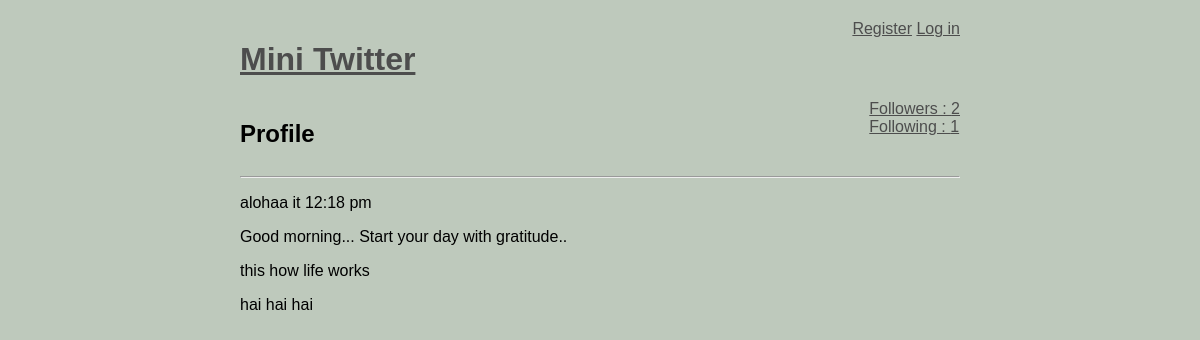
Page /user/nia on the earlier database version.
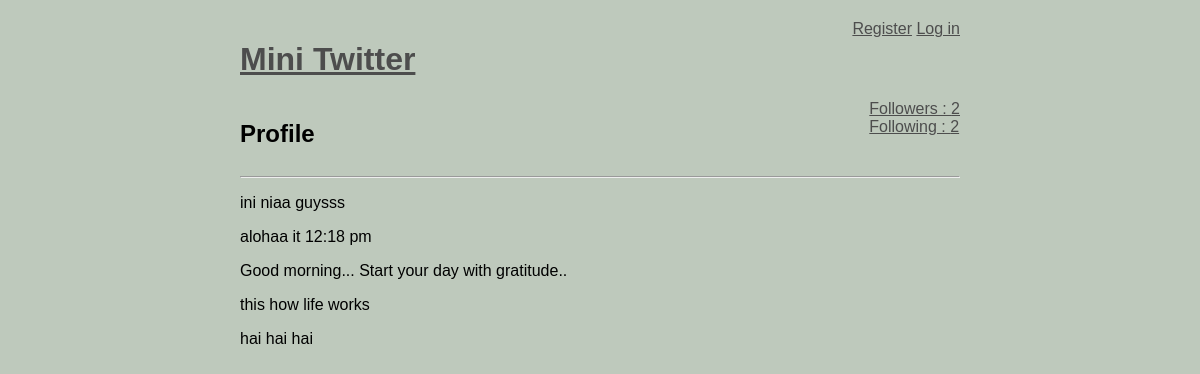
Same page on the later database version.
### models.py (models this page shows, shortened)
class BaseModel(Model):
    class Meta:
        database = database

class Message(BaseModel):
    user          = ForeignKeyField(User, backref = 'messages')
    content       = TextField()
    published_at  = DateTimeField(default=datetime.datetime.now())

### routes.py (the view)
@app.route('/user/<username>')
def user_profile(username):
    user = getUserOrAbort(username)
    messages = user.messages.order_by(Message.published_at.desc())
    return render_template('profile.html', messages=messages, user=user)

### models.py (called while the page is built)
    def following(self):
        return(User.select()
                   .join(Relationship, on=Relationship.to_user)
                   .where(Relationship.from_user == self)
                   .order_by(User.username))

    def follower(self):
        return(User.select()
                   .join(Relationship, on=Relationship.from_user)
                   .where(Relationship.to_user == self)
                   .order_by(User.username))

### routes.py (called while the page is built)
@app.before_request
def before_request():
    database.connect()

@app.after_request
def after_request(response):
    database.close()
    return response

def get_current_user():
    if session.get('logged_in'):
        return User.get(User.id == session['user_id'])

def getUserOrAbort(username):
    try:
        return User.get(User.username == username)
    except User.DoesNotExist:
        abort(404)

@app.context_processor
def _inject_user():
    return{'active_user': get_current_user()}

### templates/profile.html (shortened to what this page needs)
{% extends "layout.html" %}
{% block body %}
    <div id="flexy">
        <div class="">
            <h2>Profile {{ username }}</h2>
        </div>
        <div class="">
            <a href="{{url_for('show_follower', username=user.username)}}">Followers : {{ user.follower() | length }} </a> <br>
            <a href="{{url_for('show_following', username=user.username)}}">Following : {{ user.following() | length }}</a>
        </div>
    </div>
    <hr>
    {% for message in messages %}
        <p> {{ message.content }}</p>
    {% endfor %}
{% endblock %}

### templates/layout.html (shortened to what this page needs)
<!DOCTYPE html>
<html lang="en">
<head>
    <link rel="stylesheet" href="{{url_for('static', filename='style.css')}}">
</head>
<body>
    <header>
        <h1><a href="/"> Mini Twitter </a></h1>
        <div class="menu">
            {% if not session.logged_in %}
                <a href="{{url_for('register')}}">Register</a>
                <a href="{{url_for('login')}}">Log in</a>
            {% else%}
                <a href="{{url_for('new_tweet')}}">New Tweet</a>
                <a href="{{url_for('user_profile', username=session.username)}}">Profile</a>
                <a href="{{url_for('logout')}}">Log out</a>
            {% endif %}
        </div>
    </header>
        {% block body %} {% endblock %}
</body>
</html>

### static/style.css (style rules this page uses)
body { background-color: rgb(190, 201, 188); margin: 0 auto; margin-top: 20px; width: 60%; font-family: sans-serif; }
a { color: rgb(77, 77, 77); }
header, #flexy { display: flex; justify-content: space-between; }

Differences in the rows shown:
added Message: content "ini niaa guysss"
Other differences:
{{ user.following() | length }}: "1" → "2"
